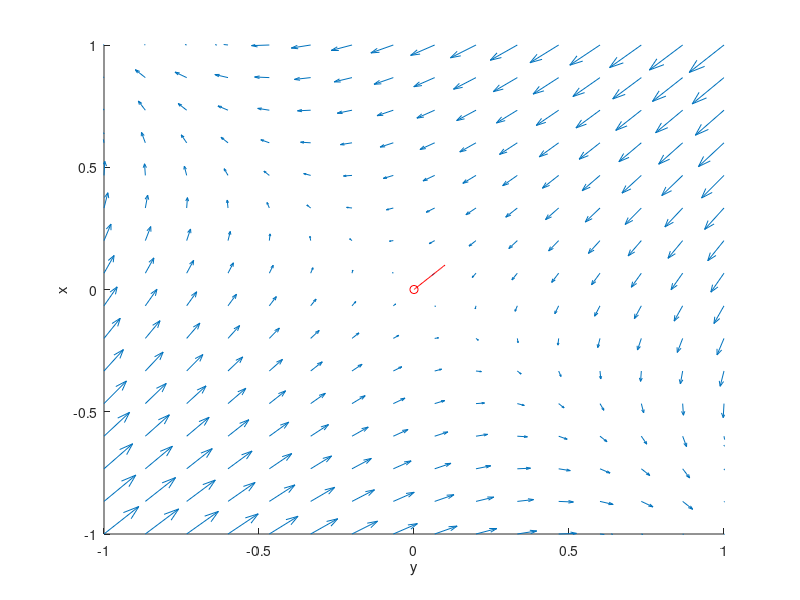
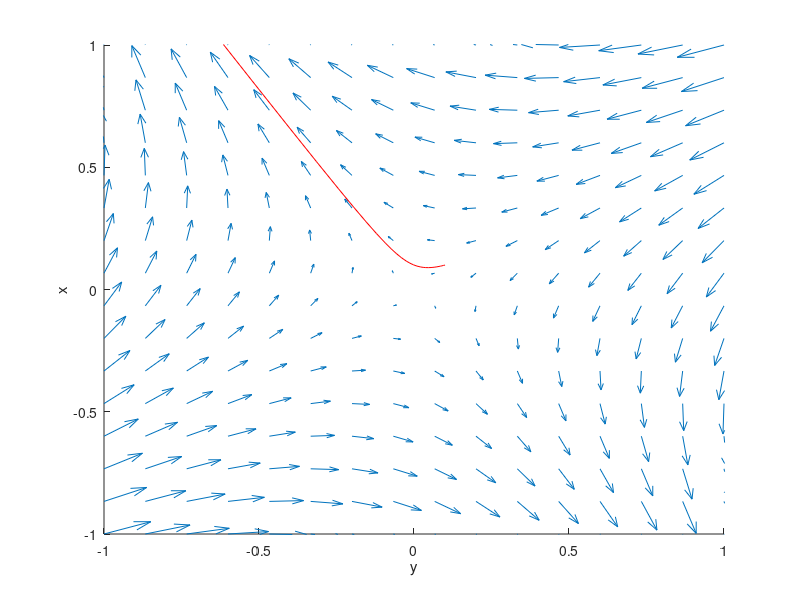
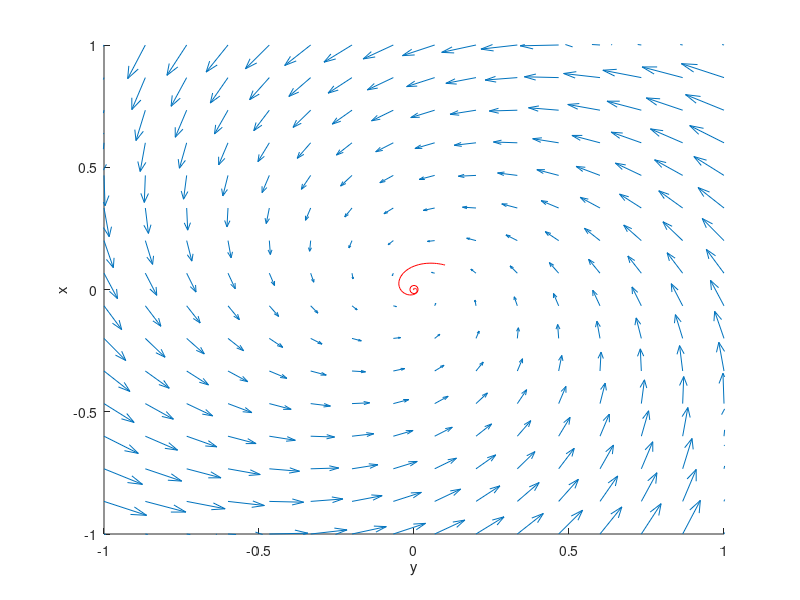
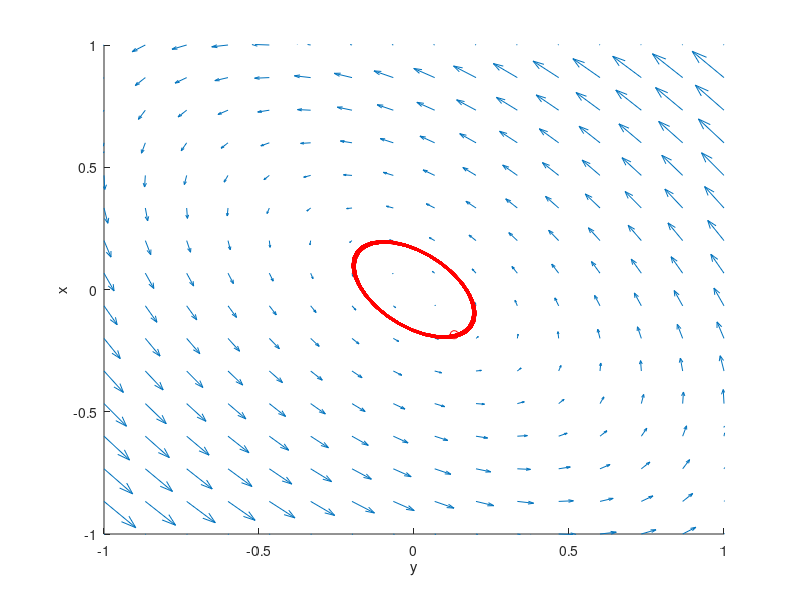

Source code (MATLAB) for these figures, in order:
a = -1;
b = -2;
d = 1;
c = 2;

for a = [-1, 1]
 for b = [-2, 2]
     for c = [-2, 2]
        for d = [-1, 1]
% model equations
f =@(x,y) a*x + b*y; 
g =@(x,y) c*x + d*y;

[T, X] = ode45(@(t,x)[f(x(1),x(2));g(x(1),x(2))], [0,1000], [.1,.1] );

figure; hold on;
set(gca, 'xlim', [-1, 1], 'ylim', [-1, 1])
ylabel('x');
xlabel('y')

xArray = linspace(-1,1,16);
yArray = linspace(-1,1,16);

[xMesh,yMesh] = meshgrid(xArray, yArray);

% the Matlab plot command for a field of arrows is:
quiver(xMesh, yMesh, f(xMesh, yMesh), g(xMesh,yMesh))

plot(X(:,1),X(:,2),'-r')
plot(X(end,1),X(end,2), 'or')


hold off;

        end
     end
 end
end